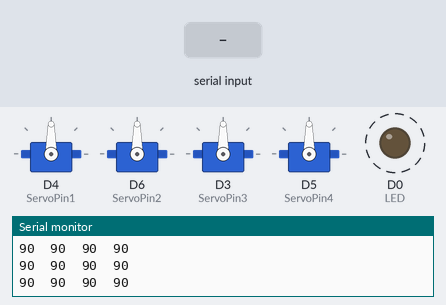
The sketch below on a simulated ESP8266 (NodeMCU). Parts: 4 × servo, output pins drawn as LEDs (lit = HIGH), the last lines printed to the serial monitor. Dashed ring = blinking. The test bench sets the inputs (shaded band).

Above: at 1.8 s.
1.9 s: "X1\n" received over Serial
At 2.12 s:
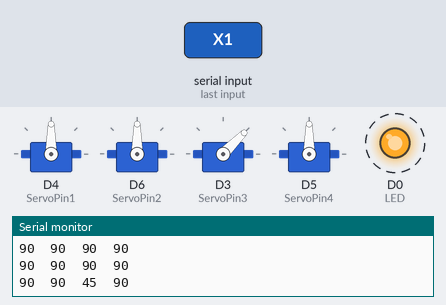
4.9 s: "X2\n" received over Serial
At 5.12 s:
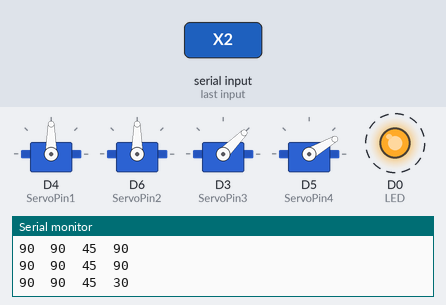
7.9 s: "Y1\n" received over Serial
At 8.12 s:
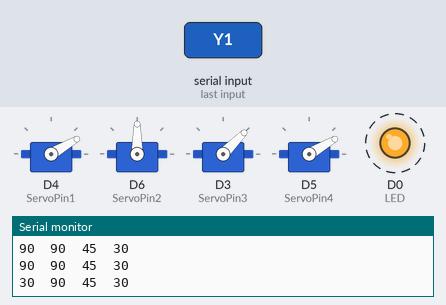
10.9 s: "Y2\n" received over Serial
At 11.12 s:
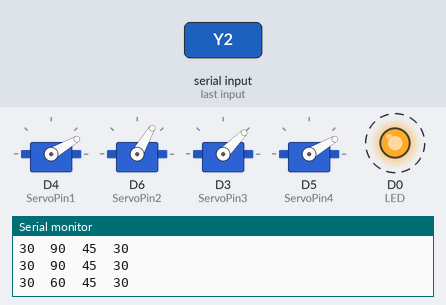
Timing chart, 0 to 14.9 s (numbered marks = the images above; inputs shaded):
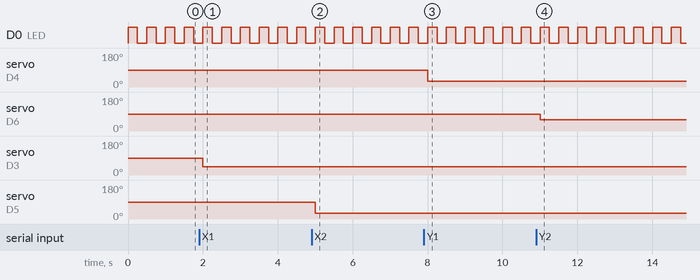

The sketch:

roboArm_serial.ino
```cpp
// *************************
//
// New Silikon Electronics
//
// *************************

// roboArm_serial.ino
// This code controls a robotic arm, enabling it to drive in multiple directions.
// Each directional movement is controlled by 3 servos.
// The arm is equipped with a gripper mechanism to grap on to objects.

// Electronics needed
// Any Ralio microcontroller board: Below code is specific to Mercury v2
// 4x dc motors

// board: Mercury v2

#include <Arduino.h>
#include <Servo.h>

int LED = D0;

String cmd = "";

// prepare servo objects
Servo servo1;
Servo servo2;
Servo servo3;
Servo servo4;

const uint8_t ServoPin1 = D4;  // wrist angle Y1
const uint8_t ServoPin2 = D6;  // hand angle Y2
const uint8_t ServoPin3 = D3;  // gripper angle X1 *** maximum rotational freedom on 45 degree ***
const uint8_t ServoPin4 = D5;  // base rotation X2

uint8_t servo1_init_angle = 90;
uint8_t servo2_init_angle = 90;
uint8_t servo3_init_angle = 90;
uint8_t servo4_init_angle = 90;

uint8_t servo1_angle = servo1_init_angle;
uint8_t servo2_angle = servo2_init_angle;
uint8_t servo3_angle = servo3_init_angle;
uint8_t servo4_angle = servo4_init_angle;

// Really important to tune these parameters to ensure
// the servo arm rotation is within permissible limits

//wrist
uint8_t servo1_min = 30;
uint8_t servo1_max = 150;

//hand
uint8_t servo2_min = 60;
uint8_t servo2_max = 110;

//gripper *** maximum rotational freedom on 45 degree ***
uint8_t servo3_min = 45;
uint8_t servo3_max = 90;

// base
uint8_t servo4_min = 30;
uint8_t servo4_max = 150;

void init_hardware() {
  servo1.attach(ServoPin1, 600, 2400);
  servo1.write(servo1_init_angle);
  servo2.attach(ServoPin2, 600, 2400);
  servo2.write(servo2_init_angle);
  servo3.attach(ServoPin3, 600, 2400);
  servo3.write(servo3_init_angle);
  servo4.attach(ServoPin4, 600, 2400);
  servo4.write(servo4_init_angle);
}

uint8_t servoAngleCheck(uint8_t angle, uint8_t minA, uint8_t maxA) {
  if (angle <= minA) {
    return (minA);
  } else if (angle >= maxA) {
    return (maxA);
  } else {
    return (angle);
  }
}

void setup() {
  Serial.begin(115200);
  init_hardware();
  Serial.println("Ready to roll!");
  randomSeed(100);
  pinMode(LED, OUTPUT);
}

void loop() {
  digitalWrite(LED, HIGH);
  if (Serial.available()) {
    String data = Serial.readStringUntil('\n');
    data.trim();

    if (data.length() > 0) {
      String axis = data.substring(0, 2);
      uint8_t angle = data.substring(2).toInt();

      if (axis == "X1") {
        servo3_angle = angle;
      } else if (axis == "X2") {
        servo4_angle = angle;
      } else if (axis == "Y1") {
        servo1_angle = angle;
      } else if (axis == "Y2") {
        servo2_angle = angle;
      }
    }
  }

  // servo1_angle = servo1_angle + random(-5, 6);
  // servo2_angle = servo2_angle + random(-5, 6);
  // servo3_angle = servo3_angle + random(-5, 6);
  // servo4_angle = servo4_angle + random(-5, 6);

  servo1_angle = servoAngleCheck(servo1_angle, servo1_min, servo1_max);
  servo2_angle = servoAngleCheck(servo2_angle, servo2_min, servo2_max);
  servo3_angle = servoAngleCheck(servo3_angle, servo3_min, servo3_max);
  servo4_angle = servoAngleCheck(servo4_angle, servo4_min, servo4_max);

  servo1.write(servo1_angle);
  servo2.write(servo2_angle);
  servo3.write(servo3_angle);
  servo4.write(servo4_angle);

  Serial.print(servo1_angle);
  Serial.print('\t');
  Serial.print(servo2_angle);
  Serial.print('\t');
  Serial.print(servo3_angle);
  Serial.print('\t');
  Serial.println(servo4_angle);


  delay(250);
  digitalWrite(LED, LOW);
  delay(250);
}
```

Measured:
- after the input at 1.9 s, servo on D3 (ServoPin3): 90° → 45° after 0.10 s
- after the input at 4.9 s, servo on D5 (ServoPin4): 90° → 30° after 0.10 s
- after the input at 7.9 s, servo on D4 (ServoPin1): 90° → 30° after 0.10 s
- after the input at 10.9 s, servo on D6 (ServoPin2): 90° → 60° after 0.10 s
- by itself, D0 (LED): alternates HIGH for 0.25 s and LOW for 0.25 s
